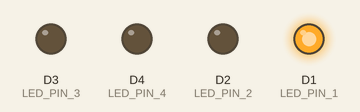
The sketch below on a simulated ESP8266 (NodeMCU). On the bench: output pins drawn as LEDs (lit = HIGH).

Above: at 0.5 s.
At 1.5 s:
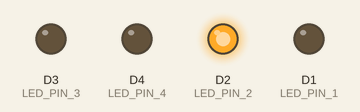
At 2.5 s:
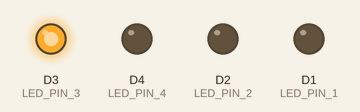
At 3.5 s:
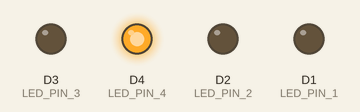
Timing chart, 0 to 5.2 s (numbered marks = the images above):
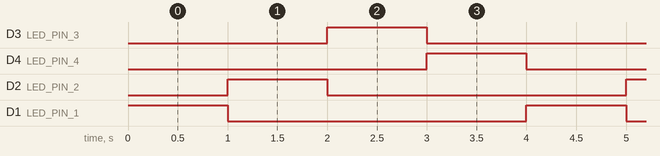

Measured:
- by itself, D3 (LED_PIN_3), D4 (LED_PIN_4), D2 (LED_PIN_2), D1 (LED_PIN_1): alternates HIGH for 1.0 s and LOW for 3.0 s
- by itself, everything shown: repeats every 4.0 s, in 4 steps

The sketch:

4LEDBergantian.ino
```cpp
#define LED_PIN_1 D1 // Definisikan pin LED pertama
#define LED_PIN_2 D2 // Definisikan pin LED kedua
#define LED_PIN_3 D3 // Definisikan pin LED ketiga
#define LED_PIN_4 D4 // Definisikan pin LED keempat

void setup() {
  pinMode(LED_PIN_1, OUTPUT); // Set pin LED pertama sebagai output
  pinMode(LED_PIN_2, OUTPUT); // Set pin LED kedua sebagai output
  pinMode(LED_PIN_3, OUTPUT); // Set pin LED ketiga sebagai output
  pinMode(LED_PIN_4, OUTPUT); // Set pin LED keempat sebagai output
}

void loop() {
  digitalWrite(LED_PIN_1, HIGH); // Nyalakan LED pertama
  digitalWrite(LED_PIN_2, LOW);  // Matikan LED kedua
  digitalWrite(LED_PIN_3, LOW);  // Matikan LED ketiga
  digitalWrite(LED_PIN_4, LOW);  // Matikan LED keempat
  delay(1000); // Tunda selama 1 detik

  digitalWrite(LED_PIN_1, LOW);  // Matikan LED pertama
  digitalWrite(LED_PIN_2, HIGH); // Nyalakan LED kedua
  digitalWrite(LED_PIN_3, LOW);  // Matikan LED ketiga
  digitalWrite(LED_PIN_4, LOW);  // Matikan LED keempat
  delay(1000); // Tunda selama 1 detik

  digitalWrite(LED_PIN_1, LOW);  // Matikan LED pertama
  digitalWrite(LED_PIN_2, LOW);  // Matikan LED kedua
  digitalWrite(LED_PIN_3, HIGH); // Nyalakan LED ketiga
  digitalWrite(LED_PIN_4, LOW);  // Matikan LED keempat
  delay(1000); // Tunda selama 1 detik

  digitalWrite(LED_PIN_1, LOW);  // Matikan LED pertama
  digitalWrite(LED_PIN_2, LOW);  // Matikan LED kedua
  digitalWrite(LED_PIN_3, LOW);  // Matikan LED ketiga
  digitalWrite(LED_PIN_4, HIGH); // Nyalakan LED keempat
  delay(1000); // Tunda selama 1 detik
}
```
